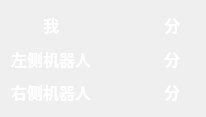
<?xml version="1.0" encoding="UTF-8"?>
<ui version="4.0">
 <class>ScorePanel</class>
 <widget class="QWidget" name="ScorePanel">
  <property name="geometry">
   <rect>
    <x>0</x>
    <y>0</y>
    <width>206</width>
    <height>117</height>
   </rect>
  </property>
  <property name="windowTitle">
   <string>Form</string>
  </property>
  <layout class="QGridLayout" name="gridLayout">
   <item row="0" column="0">
    <widget class="QLabel" name="label">
     <property name="font">
      <font>
       <family>微软雅黑</family>
       <pointsize>12</pointsize>
       <bold>true</bold>
      </font>
     </property>
     <property name="styleSheet">
      <string notr="true">color: rgb(255, 255, 255);</string>
     </property>
     <property name="text">
      <string>我</string>
     </property>
     <property name="alignment">
      <set>Qt::AlignCenter</set>
     </property>
    </widget>
   </item>
   <item row="0" column="1">
    <widget class="QLabel" name="meScore">
     <property name="font">
      <font>
       <family>微软雅黑</family>
       <pointsize>12</pointsize>
       <bold>true</bold>
      </font>
     </property>
     <property name="styleSheet">
      <string notr="true">color: rgb(255, 255, 255);</string>
     </property>
     <property name="text">
      <string/>
     </property>
     <property name="alignment">
      <set>Qt::AlignCenter</set>
     </property>
    </widget>
   </item>
   <item row="0" column="2">
    <widget class="QLabel" name="label_3">
     <property name="font">
      <font>
       <family>微软雅黑</family>
       <pointsize>12</pointsize>
       <bold>true</bold>
      </font>
     </property>
     <property name="styleSheet">
      <string notr="true">color: rgb(255, 255, 255);</string>
     </property>
     <property name="text">
      <string>分</string>
     </property>
     <property name="alignment">
      <set>Qt::AlignCenter</set>
     </property>
    </widget>
   </item>
   <item row="1" column="0">
    <widget class="QLabel" name="label_4">
     <property name="font">
      <font>
       <family>微软雅黑</family>
       <pointsize>12</pointsize>
       <bold>true</bold>
      </font>
     </property>
     <property name="styleSheet">
      <string notr="true">color: rgb(255, 255, 255);</string>
     </property>
     <property name="text">
      <string>左侧机器人</string>
     </property>
     <property name="alignment">
      <set>Qt::AlignCenter</set>
     </property>
    </widget>
   </item>
   <item row="1" column="1">
    <widget class="QLabel" name="leftScore">
     <property name="font">
      <font>
       <family>微软雅黑</family>
       <pointsize>12</pointsize>
       <bold>true</bold>
      </font>
     </property>
     <property name="styleSheet">
      <string notr="true">color: rgb(255, 255, 255);</string>
     </property>
     <property name="text">
      <string/>
     </property>
     <property name="alignment">
      <set>Qt::AlignCenter</set>
     </property>
    </widget>
   </item>
   <item row="1" column="2">
    <widget class="QLabel" name="label_6">
     <property name="font">
      <font>
       <family>微软雅黑</family>
       <pointsize>12</pointsize>
       <bold>true</bold>
      </font>
     </property>
     <property name="styleSheet">
      <string notr="true">color: rgb(255, 255, 255);</string>
     </property>
     <property name="text">
      <string>分</string>
     </property>
     <property name="alignment">
      <set>Qt::AlignCenter</set>
     </property>
    </widget>
   </item>
   <item row="2" column="0">
    <widget class="QLabel" name="label_7">
     <property name="font">
      <font>
       <family>微软雅黑</family>
       <pointsize>12</pointsize>
       <bold>true</bold>
      </font>
     </property>
     <property name="styleSheet">
      <string notr="true">color: rgb(255, 255, 255);</string>
     </property>
     <property name="text">
      <string>右侧机器人</string>
     </property>
     <property name="alignment">
      <set>Qt::AlignCenter</set>
     </property>
    </widget>
   </item>
   <item row="2" column="1">
    <widget class="QLabel" name="rightScore">
     <property name="font">
      <font>
       <family>微软雅黑</family>
       <pointsize>12</pointsize>
       <bold>true</bold>
      </font>
     </property>
     <property name="styleSheet">
      <string notr="true">color: rgb(255, 255, 255);</string>
     </property>
     <property name="text">
      <string/>
     </property>
     <property name="alignment">
      <set>Qt::AlignCenter</set>
     </property>
    </widget>
   </item>
   <item row="2" column="2">
    <widget class="QLabel" name="label_8">
     <property name="font">
      <font>
       <family>微软雅黑</family>
       <pointsize>12</pointsize>
       <bold>true</bold>
      </font>
     </property>
     <property name="styleSheet">
      <string notr="true">color: rgb(255, 255, 255);</string>
     </property>
     <property name="text">
      <string>分</string>
     </property>
     <property name="alignment">
      <set>Qt::AlignCenter</set>
     </property>
    </widget>
   </item>
  </layout>
 </widget>
 <resources/>
 <connections/>
</ui>
